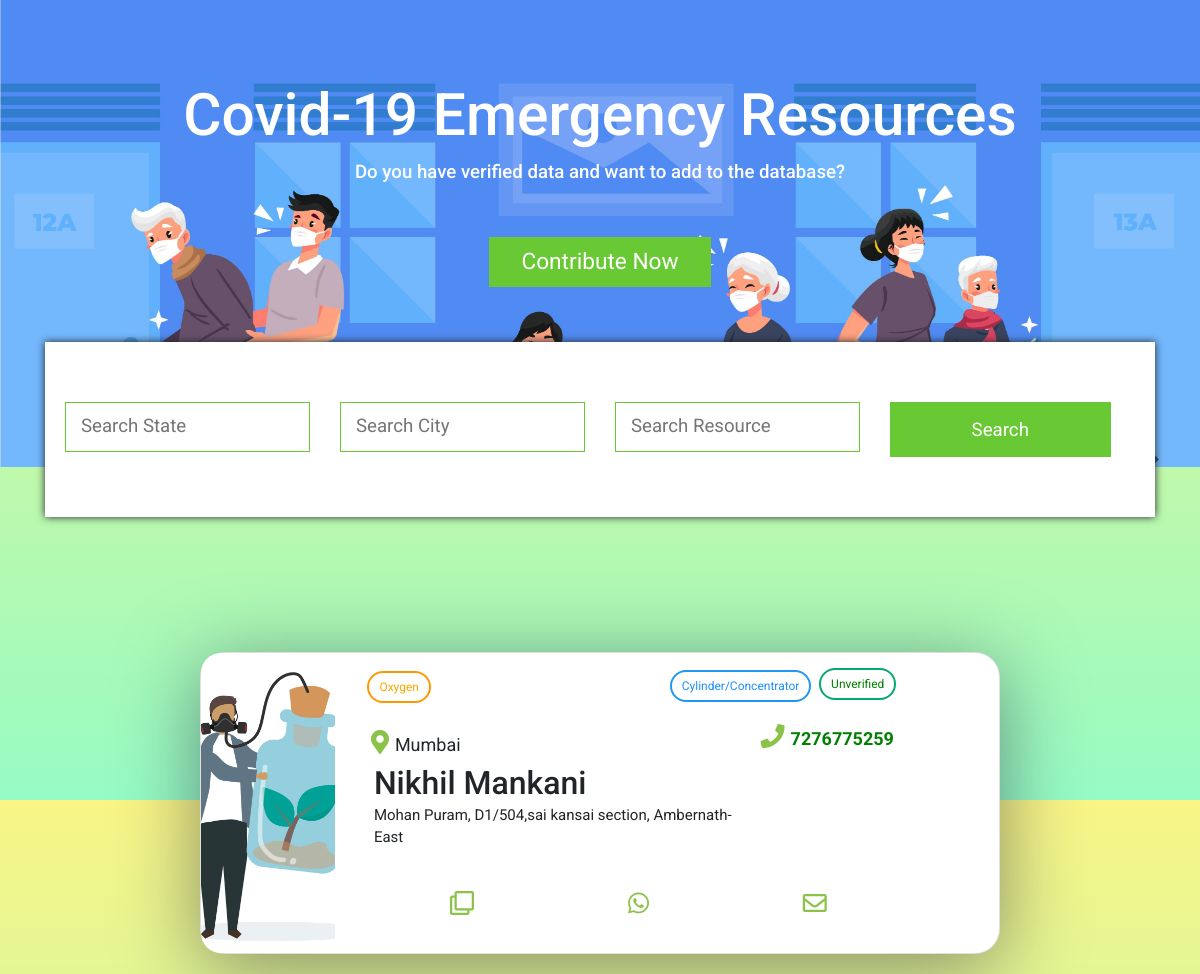
Before: /leads/oxygenleads with the older database file.
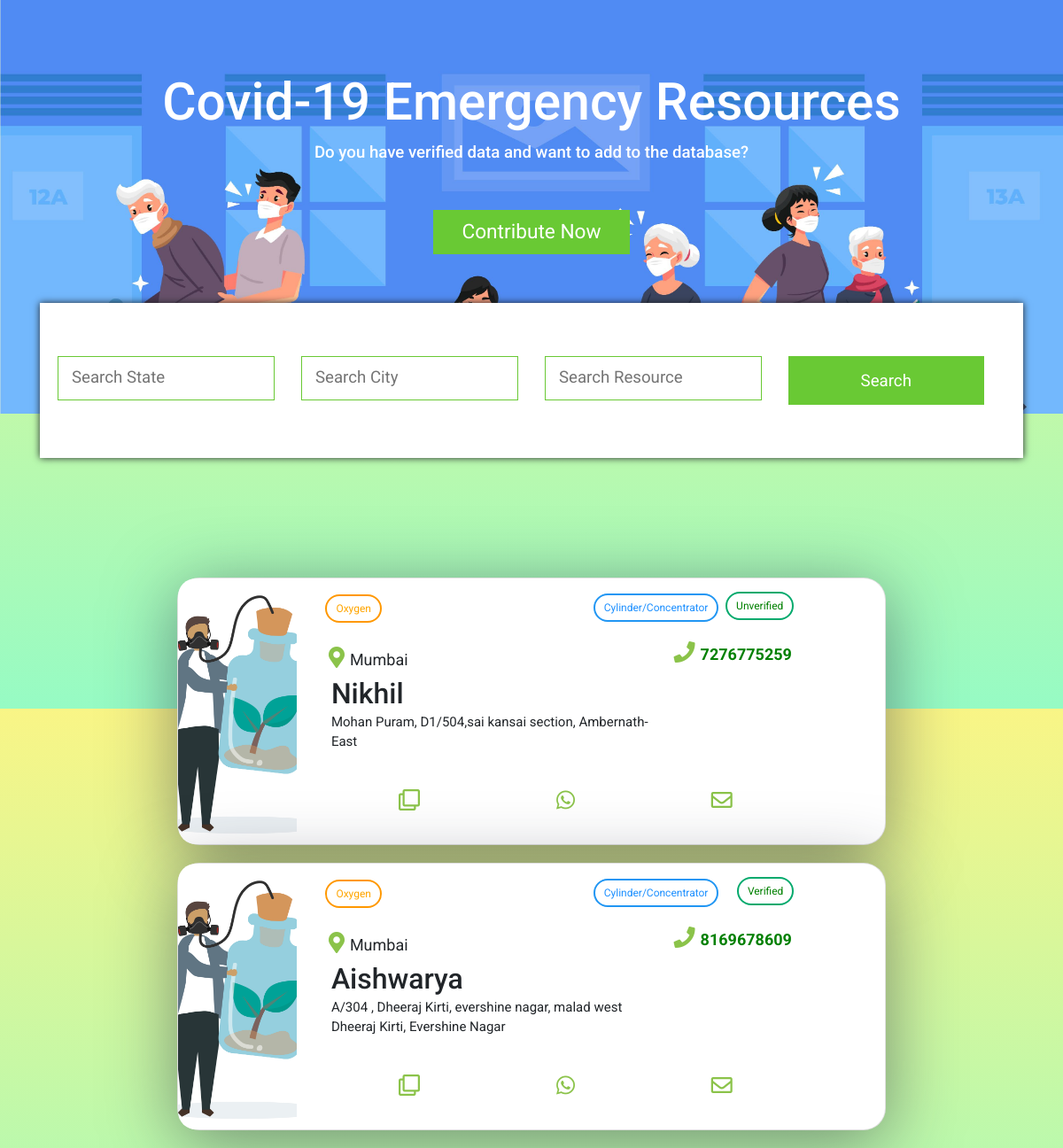
After: the same page with the newer database file.
### srotApp/models.py (models this page shows, shortened)
class Oxygen(models.Model):
    volunteer_verify = models.CharField(max_length=100, default="Unverified")
    oxygen_lead_name = models.CharField(max_length=100)
    oxygen_lead_email = models.CharField(max_length=100)
    oxygen_lead_contact = models.CharField(max_length=100)
    oxygen_lead_city = models.CharField(max_length=100)
    oxygen_lead_address = models.CharField(max_length=500)
    oxygen_lead_verify = models.CharField(max_length=100)
    oxygen_lead_details = models.CharField(max_length=500)

### srotApp/views.py (the view)
# urls.py: path('leads/oxygenleads',views.oxygenleads,name="oxygenleads"),
def oxygenleads(request):
    all_oxy = Oxygen.objects.all()
    context = {'oxys':all_oxy}
    return render(request,'leads/oxygenleads.html', context)

### templates/leads/oxygenleads.html (shortened to what this page needs)
{% extends 'leads/filter.html' %}
{% block body %}
    <div>
        {% for oxy in oxys %}
        <div class="card">
            <div class="card-text">
                <div class="portada" style="background-image: url('/media/images/leads/oxygen.jpg');">
                </div>
                <div class="title-total">
                    <br>
                    <div class="service-type"><button class="btn warning">Oxygen</button></div>
                    <div class="service"><button class="btn info">Cylinder/Concentrator</button>
                    </div>
                    <div class="verified"><button class="btn success">{{ oxy.oxygen_lead_verify }}</button></div>
                    <div class="contact"><button><i class="fas fa-phone"></i></button>{{ oxy.oxygen_lead_contact }}
                    </div>
                    <div class="location"><button><i
                                class="fas fa-map-marker-alt"></i></button>{{ oxy.oxygen_lead_city }}</div>
                    <h2>{{ oxy.oxygen_lead_name }}</h2>
                    <div class="desc">{{ oxy.oxygen_lead_address }}</div>
                    <div class="actions">
                        <button><i class="far fa-clone"></i></button>
                        <button><i class="fab fa-whatsapp"></i></button>
                        <button><i class="far fa-envelope"></i></button>
                    </div>
                </div>
            </div>
        </div>
        {% endfor %}
    </div>
{% endblock body %}

Changed rows visible on the page:
changed Oxygen "Mohan Puram, D1/504,sai kansai section, Ambernath-East": oxygen_lead_name "Nikhil Mankani" → "Nikhil"
added Oxygen: oxygen_lead_verify "Verified", oxygen_lead_contact "8169678609", oxygen_lead_city "Mumbai", oxygen_lead_name "Aishwarya", oxygen_lead_address "A/304 , Dheeraj Kirti, evershine nagar, malad west Dheeraj Kirti, Evershine Nagar"
